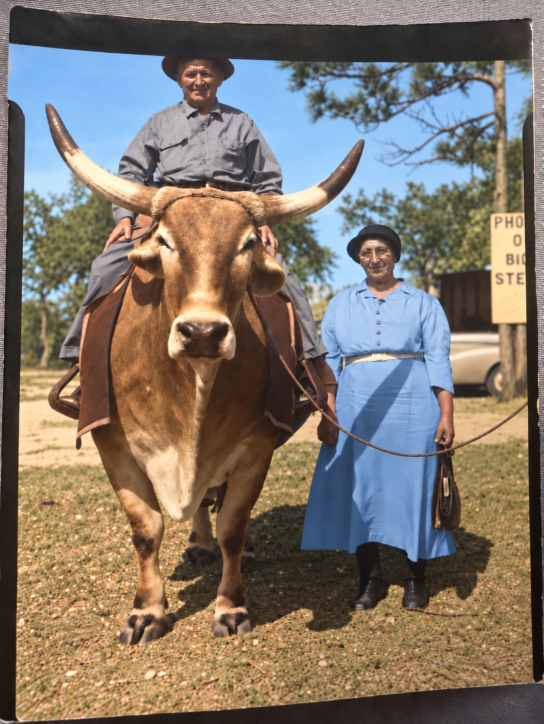
#> input picture assets/reunion-centerpiece.webp, 1087 x 1447 px, found by its file name (shown at 1/2 size)
$ python make_social_image.py
#> lines starting #> are read from the running program, lines starting #| are printed output that depends on the picture
from PIL import Image

SRC = "assets/reunion-centerpiece.webp"
img = Image.open(SRC).convert("RGB")
#> img is the input picture: PIL image 1087x1447 RGB; mean R, G, B 128.4, 118.6, 108.1
W, H = img.size
#> W = 1087; H = 1447
target_w, target_h = 1200, 630
ratio = target_w / target_h

# Source is portrait -> crop band of height = W / ratio
band_h = round(W / ratio)  # ~570
#> band_h = 571
print(f"source {W}x{H}, band height {band_h}")
#| source 1087x1447, band height 571

candidates = {
    "t060": 0.105,
    "t090": 0.157,
    "t130": 0.227,
}
for name, frac in candidates.items():
    top = round((H - band_h) * frac)
    crop = img.crop((0, top, W, top + band_h))
    out = crop.resize((target_w, target_h), Image.Resampling.LANCZOS)
    out.save(f"/tmp/crop_{name}.jpeg", "JPEG", quality=90)
    print(name, "top=", top, "->", f"/tmp/crop_{name}.jpeg")
#> this loop made 3 passes
#> pass 1, `crop = img.crop((0, top, W, top + band_h))`:
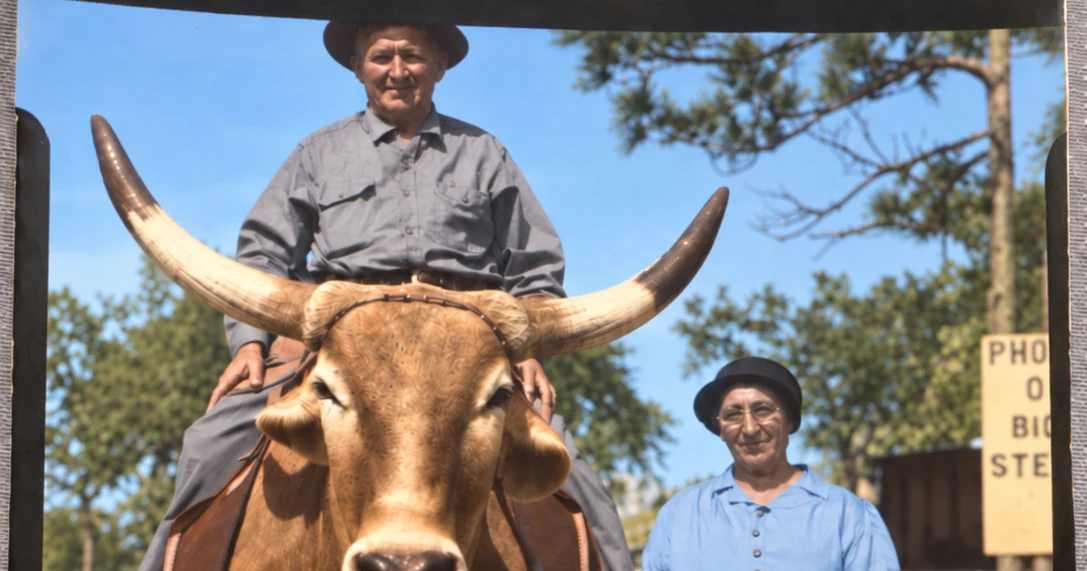
#> crop: PIL image 1087x571 RGB; mean R, G, B 132.7, 136.9, 140.3
#> pass 2, `crop = img.crop((0, top, W, top + band_h))`:
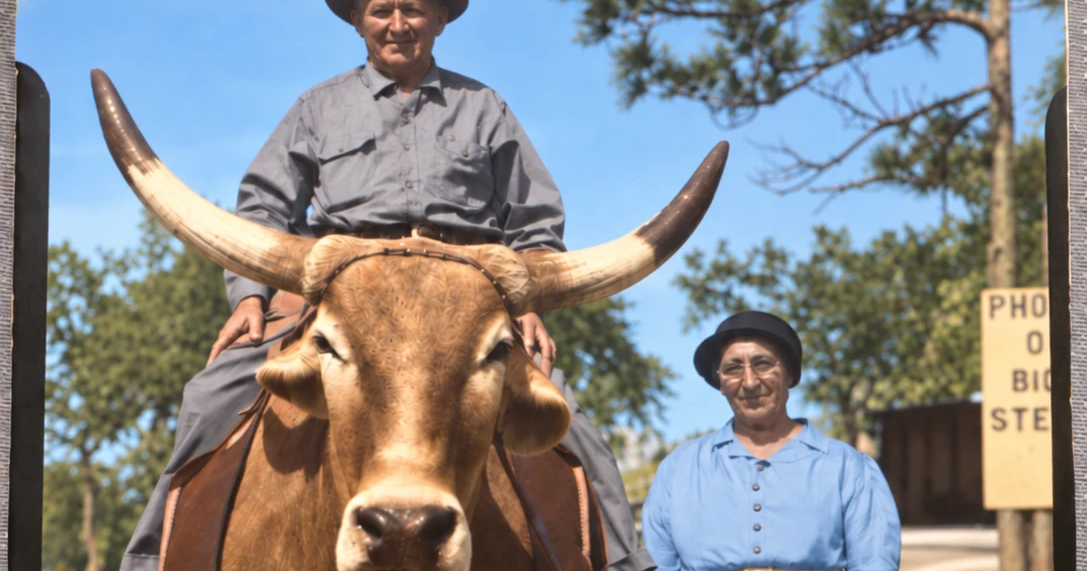
#> crop: PIL image 1087x571 RGB; mean R, G, B 136.5, 138.6, 140.4
#> after the loop:
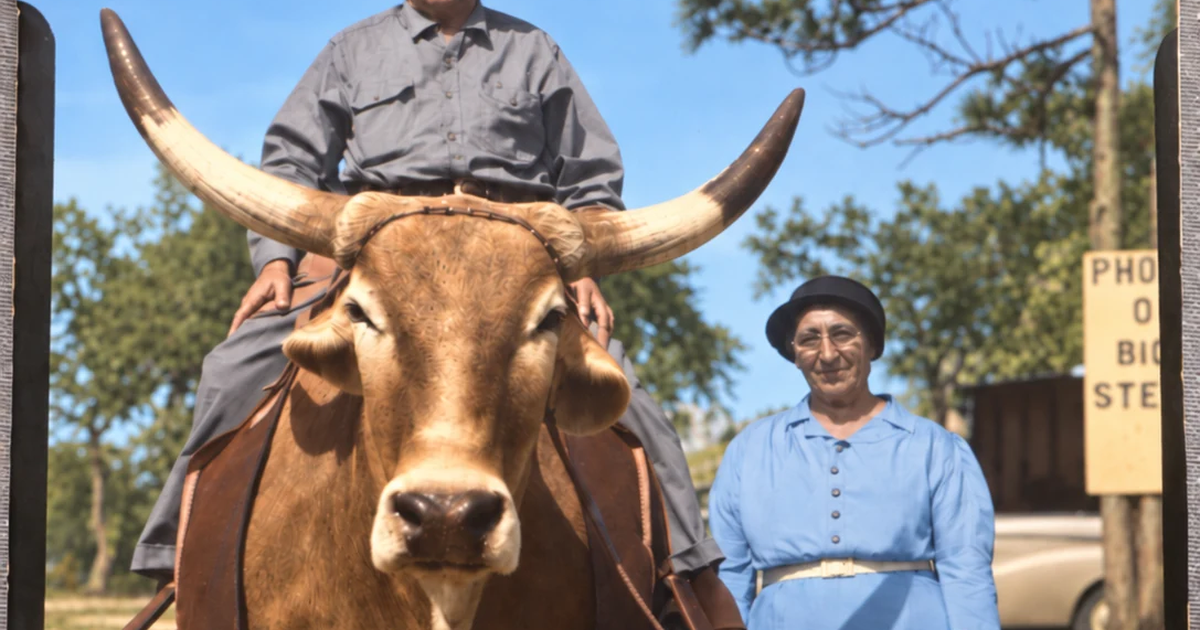
#> out: PIL image 1200x630 RGB; mean R, G, B 136.1, 133.3, 130.5
